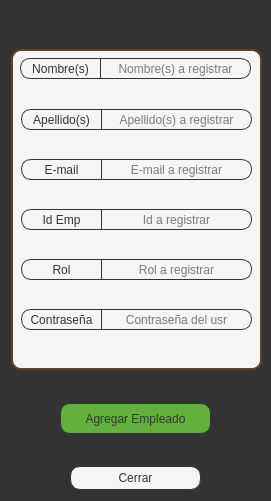
  <widget class="QWidget" name="agregar_empleado" native="true">
   <property name="geometry">
    <rect>
     <x>110</x>
     <y>0</y>
     <width>271</width>
     <height>501</height>
    </rect>
   </property>
   <property name="minimumSize">
    <size>
     <width>1</width>
     <height>501</height>
    </size>
   </property>
   <property name="maximumSize">
    <size>
     <width>271</width>
     <height>481</height>
    </size>
   </property>
   <property name="styleSheet">
    <string notr="true">background-color: #333333;

</string>
   </property>
   <layout class="QVBoxLayout" name="verticalLayout_2">
    <item>
     <spacer name="verticalSpacer_10">
      <property name="orientation">
       <enum>Qt::Vertical</enum>
      </property>
      <property name="sizeHint" stdset="0">
       <size>
        <width>20</width>
        <height>38</height>
       </size>
      </property>
     </spacer>
    </item>
    <item>
     <widget class="QWidget" name="widget" native="true">
      <property name="minimumSize">
       <size>
        <width>251</width>
        <height>321</height>
       </size>
      </property>
      <property name="maximumSize">
       <size>
        <width>251</width>
        <height>321</height>
       </size>
      </property>
      <property name="font">
       <font>
        <family>Segoe UI</family>
       </font>
      </property>
      <property name="styleSheet">
       <string notr="true">background-color: #f5f5f5;
border-radius: 10px;
border: 2px solid #5d432c;
</string>
      </property>
      <widget class="QWidget" name="widget_6" native="true">
       <property name="geometry">
        <rect>
         <x>9</x>
         <y>9</y>
         <width>233</width>
         <height>41</height>
        </rect>
       </property>
       <property name="minimumSize">
        <size>
         <width>231</width>
         <height>41</height>
        </size>
       </property>
       <property name="styleSheet">
        <string notr="true">border: 0px</string>
       </property>
       <widget class="QLabel" name="label_13">
        <property name="geometry">
         <rect>
          <x>0</x>
          <y>0</y>
          <width>81</width>
          <height>21</height>
         </rect>
        </property>
        <property name="font">
         <font>
          <family>Segoe UI</family>
         </font>
        </property>
        <property name="styleSheet">
         <string notr="true">background-color: #f5f5f5;
color: #333333;
border: 1px solid #333333;
border-top-right-radius: 20px;
border-bottom-right-radius: 20px;</string>
        </property>
        <property name="text">
         <string>Nombre(s)</string>
        </property>
        <property name="alignment">
         <set>Qt::AlignCenter</set>
        </property>
       </widget>
       <widget class="QLineEdit" name="resv_2_name">
        <property name="geometry">
         <rect>
          <x>80</x>
          <y>0</y>
          <width>151</width>
          <height>21</height>
         </rect>
        </property>
        <property name="font">
         <font>
          <family>Segoe UI</family>
         </font>
        </property>
        <property name="styleSheet">
         <string notr="true">border: 1px solid #333333;
border-top-left-radius: 20px;
border-bottom-left-radius: 20px;</string>
        </property>
        <property name="alignment">
         <set>Qt::AlignCenter</set>
        </property>
        <property name="placeholderText">
         <string>Nombre(s) a registrar</string>
        </property>
       </widget>
      </widget>
      <widget class="QWidget" name="widget_7" native="true">
       <property name="geometry">
        <rect>
         <x>10</x>
         <y>110</y>
         <width>233</width>
         <height>41</height>
        </rect>
       </property>
       <property name="minimumSize">
        <size>
         <width>231</width>
         <height>41</height>
        </size>
       </property>
       <property name="styleSheet">
        <string notr="true">border: 0px</string>
       </property>
       <widget class="QLabel" name="label_16">
        <property name="geometry">
         <rect>
          <x>0</x>
          <y>0</y>
          <width>81</width>
          <height>21</height>
         </rect>
        </property>
        <property name="font">
         <font>
          <family>Segoe UI</family>
         </font>
        </property>
        <property name="styleSheet">
         <string notr="true">background-color: #f5f5f5;
color: #333333;
border: 1px solid #333333;
border-top-right-radius: 20px;
border-bottom-right-radius: 20px;</string>
        </property>
        <property name="text">
         <string>E-mail</string>
        </property>
        <property name="alignment">
         <set>Qt::AlignCenter</set>
        </property>
       </widget>
       <widget class="QLineEdit" name="resv_2_mail">
        <property name="geometry">
         <rect>
          <x>80</x>
          <y>0</y>
          <width>151</width>
          <height>21</height>
         </rect>
        </property>
        <property name="font">
         <font>
          <family>Segoe UI</family>
         </font>
        </property>
        <property name="styleSheet">
         <string notr="true">border: 1px solid #333333;
border-top-left-radius: 20px;
border-bottom-left-radius: 20px;</string>
        </property>
        <property name="alignment">
         <set>Qt::AlignCenter</set>
        </property>
        <property name="placeholderText">
         <string>E-mail a registrar</string>
        </property>
       </widget>
      </widget>
      <widget class="QWidget" name="widget_8" native="true">
       <property name="geometry">
        <rect>
         <x>10</x>
         <y>160</y>
         <width>233</width>
         <height>41</height>
        </rect>
       </property>
       <property name="minimumSize">
        <size>
         <width>231</width>
         <height>41</height>
        </size>
       </property>
       <property name="styleSheet">
        <string notr="true">border: 0px</string>
       </property>
       <widget class="QLabel" name="label_17">
        <property name="geometry">
         <rect>
          <x>0</x>
          <y>0</y>
          <width>81</width>
          <height>21</height>
         </rect>
        </property>
        <property name="font">
         <font>
          <family>Segoe UI</family>
         </font>
        </property>
        <property name="styleSheet">
         <string notr="true">background-color: #f5f5f5;
color: #333333;
border: 1px solid #333333;
border-top-right-radius: 20px;
border-bottom-right-radius: 20px;</string>
        </property>
        <property name="text">
         <string>Id Emp</string>
        </property>
        <property name="alignment">
         <set>Qt::AlignCenter</set>
        </property>
       </widget>
       <widget class="QLineEdit" name="resv_2_id">
        <property name="geometry">
         <rect>
          <x>80</x>
          <y>0</y>
          <width>151</width>
          <height>21</height>
         </rect>
        </property>
        <property name="font">
         <font>
          <family>Segoe UI</family>
         </font>
        </property>
        <property name="styleSheet">
         <string notr="true">border: 1px solid #333333;
border-top-left-radius: 20px;
border-bottom-left-radius: 20px;</string>
        </property>
        <property name="alignment">
         <set>Qt::AlignCenter</set>
        </property>
        <property name="placeholderText">
         <string>Id a registrar</string>
        </property>
       </widget>
      </widget>
      <widget class="QWidget" name="widget_9" native="true">
       <property name="geometry">
        <rect>
         <x>10</x>
         <y>260</y>
         <width>233</width>
         <height>41</height>
        </rect>
       </property>
       <property name="minimumSize">
        <size>
         <width>231</width>
         <height>41</height>
        </size>
       </property>
       <property name="styleSheet">
        <string notr="true">border: 0px</string>
       </property>
       <widget class="QLabel" name="label_18">
        <property name="geometry">
         <rect>
          <x>0</x>
          <y>0</y>
          <width>81</width>
          <height>21</height>
         </rect>
        </property>
        <property name="font">
         <font>
          <family>Segoe UI</family>
         </font>
        </property>
        <property name="styleSheet">
         <string notr="true">background-color: #f5f5f5;
color: #333333;
border: 1px solid #333333;
border-top-right-radius: 20px;
border-bottom-right-radius: 20px;</string>
        </property>
        <property name="text">
         <string>Contraseña</string>
        </property>
        <property name="alignment">
         <set>Qt::AlignCenter</set>
        </property>
       </widget>
       <widget class="QLineEdit" name="resv_2_pwd">
        <property name="geometry">
         <rect>
          <x>80</x>
          <y>0</y>
          <width>151</width>
          <height>21</height>
         </rect>
        </property>
        <property name="font">
         <font>
          <family>Segoe UI</family>
         </font>
        </property>
        <property name="styleSheet">
         <string notr="true">border: 1px solid #333333;
border-top-left-radius: 20px;
border-bottom-left-radius: 20px;</string>
        </property>
        <property name="alignment">
         <set>Qt::AlignCenter</set>
        </property>
        <property name="placeholderText">
         <string>Contraseña del usr</string>
        </property>
       </widget>
      </widget>
      <widget class="QWidget" name="widget_10" native="true">
       <property name="geometry">
        <rect>
         <x>10</x>
         <y>60</y>
         <width>233</width>
         <height>41</height>
        </rect>
       </property>
       <property name="minimumSize">
        <size>
         <width>231</width>
         <height>41</height>
        </size>
       </property>
       <property name="styleSheet">
        <string notr="true">border: 0px</string>
       </property>
       <widget class="QLabel" name="label_20">
        <property name="geometry">
         <rect>
          <x>0</x>
          <y>0</y>
          <width>81</width>
          <height>21</height>
         </rect>
        </property>
        <property name="font">
         <font>
          <family>Segoe UI</family>
         </font>
        </property>
        <property name="styleSheet">
         <string notr="true">background-color: #f5f5f5;
color: #333333;
border: 1px solid #333333;
border-top-right-radius: 20px;
border-bottom-right-radius: 20px;</string>
        </property>
        <property name="text">
         <string>Apellido(s)</string>
        </property>
        <property name="alignment">
         <set>Qt::AlignCenter</set>
        </property>
       </widget>
       <widget class="QLineEdit" name="resv_2_surname">
        <property name="geometry">
         <rect>
          <x>80</x>
          <y>0</y>
          <width>151</width>
          <height>21</height>
         </rect>
        </property>
        <property name="font">
         <font>
          <family>Segoe UI</family>
         </font>
        </property>
        <property name="styleSheet">
         <string notr="true">border: 1px solid #333333;
border-top-left-radius: 20px;
border-bottom-left-radius: 20px;</string>
        </property>
        <property name="alignment">
         <set>Qt::AlignCenter</set>
        </property>
        <property name="placeholderText">
         <string>Apellido(s) a registrar</string>
        </property>
       </widget>
      </widget>
      <widget class="QWidget" name="widget_11" native="true">
       <property name="geometry">
        <rect>
         <x>10</x>
         <y>210</y>
         <width>233</width>
         <height>41</height>
        </rect>
       </property>
       <property name="minimumSize">
        <size>
         <width>231</width>
         <height>41</height>
        </size>
       </property>
       <property name="styleSheet">
        <string notr="true">border: 0px</string>
       </property>
       <widget class="QLabel" name="label_21">
        <property name="geometry">
         <rect>
          <x>0</x>
          <y>0</y>
          <width>81</width>
          <height>21</height>
         </rect>
        </property>
        <property name="font">
         <font>
          <family>Segoe UI</family>
         </font>
        </property>
        <property name="styleSheet">
         <string notr="true">background-color: #f5f5f5;
color: #333333;
border: 1px solid #333333;
border-top-right-radius: 20px;
border-bottom-right-radius: 20px;</string>
        </property>
        <property name="text">
         <string>Rol</string>
        </property>
        <property name="alignment">
         <set>Qt::AlignCenter</set>
        </property>
       </widget>
       <widget class="QLineEdit" name="resv_2_rol">
        <property name="geometry">
         <rect>
          <x>80</x>
          <y>0</y>
          <width>151</width>
          <height>21</height>
         </rect>
        </property>
        <property name="font">
         <font>
          <family>Segoe UI</family>
         </font>
        </property>
        <property name="styleSheet">
         <string notr="true">border: 1px solid #333333;
border-top-left-radius: 20px;
border-bottom-left-radius: 20px;</string>
        </property>
        <property name="alignment">
         <set>Qt::AlignCenter</set>
        </property>
        <property name="placeholderText">
         <string>Rol a registrar</string>
        </property>
       </widget>
      </widget>
     </widget>
    </item>
    <item>
     <spacer name="verticalSpacer_9">
      <property name="orientation">
       <enum>Qt::Vertical</enum>
      </property>
      <property name="sizeHint" stdset="0">
       <size>
        <width>20</width>
        <height>10</height>
       </size>
      </property>
     </spacer>
    </item>
    <item>
     <layout class="QHBoxLayout" name="horizontalLayout_14">
      <item>
       <spacer name="horizontalSpacer_44">
        <property name="maximumSize">
         <size>
          <width>131</width>
          <height>24</height>
         </size>
        </property>
        <property name="orientation">
         <enum>Qt::Horizontal</enum>
        </property>
        <property name="sizeHint" stdset="0">
         <size>
          <width>40</width>
          <height>20</height>
         </size>
        </property>
       </spacer>
      </item>
      <item>
       <widget class="QPushButton" name="b_agregar_emp">
        <property name="minimumSize">
         <size>
          <width>151</width>
          <height>31</height>
         </size>
        </property>
        <property name="maximumSize">
         <size>
          <width>151</width>
          <height>31</height>
         </size>
        </property>
        <property name="font">
         <font>
          <family>Segoe UI</family>
         </font>
        </property>
        <property name="styleSheet">
         <string notr="true">QPushButton {background-color: #62b13d;
        border: 1px solid #333333;
        border-radius: 10px;
		color: #333333
    }
    QPushButton:hover {background-color: #6dc143;
    }
    QPushButton:pressed {background-color: #6cc644;
    }</string>
        </property>
        <property name="text">
         <string>Agregar Empleado</string>
        </property>
       </widget>
      </item>
      <item>
       <spacer name="horizontalSpacer_45">
        <property name="maximumSize">
         <size>
          <width>131</width>
          <height>24</height>
         </size>
        </property>
        <property name="orientation">
         <enum>Qt::Horizontal</enum>
        </property>
        <property name="sizeHint" stdset="0">
         <size>
          <width>40</width>
          <height>20</height>
         </size>
        </property>
       </spacer>
      </item>
     </layout>
    </item>
    <item>
     <spacer name="verticalSpacer_4">
      <property name="orientation">
       <enum>Qt::Vertical</enum>
      </property>
      <property name="sizeHint" stdset="0">
       <size>
        <width>20</width>
        <height>16</height>
       </size>
      </property>
     </spacer>
    </item>
    <item>
     <layout class="QHBoxLayout" name="horizontalLayout_5">
      <item>
       <spacer name="horizontalSpacer_26">
        <property name="maximumSize">
         <size>
          <width>131</width>
          <height>24</height>
         </size>
        </property>
        <property name="orientation">
         <enum>Qt::Horizontal</enum>
        </property>
        <property name="sizeHint" stdset="0">
         <size>
          <width>40</width>
          <height>20</height>
         </size>
        </property>
       </spacer>
      </item>
      <item>
       <widget class="QPushButton" name="b_cerrar_add">
        <property name="minimumSize">
         <size>
          <width>131</width>
          <height>24</height>
         </size>
        </property>
        <property name="maximumSize">
         <size>
          <width>131</width>
          <height>24</height>
         </size>
        </property>
        <property name="font">
         <font>
          <family>Segoe UI</family>
         </font>
        </property>
        <property name="styleSheet">
         <string notr="true">QPushButton {background-color: #f5f5f5;
        border: 1px solid #333333;
        border-radius: 10px;
		color: #333333
    }
    QPushButton:hover {background-color: #eaeaea;
    }
    QPushButton:pressed {background-color: #eaeaea;
    }</string>
        </property>
        <property name="text">
         <string>Cerrar</string>
        </property>
       </widget>
      </item>
      <item>
       <spacer name="horizontalSpacer_27">
        <property name="maximumSize">
         <size>
          <width>131</width>
          <height>24</height>
         </size>
        </property>
        <property name="orientation">
         <enum>Qt::Horizontal</enum>
        </property>
        <property name="sizeHint" stdset="0">
         <size>
          <width>40</width>
          <height>20</height>
         </size>
        </property>
       </spacer>
      </item>
     </layout>
    </item>
   </layout>
  </widget>
